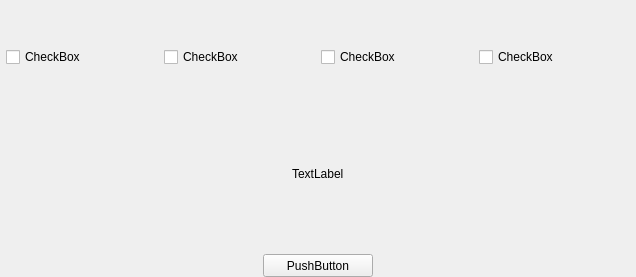
<?xml version="1.0" encoding="UTF-8"?>
<ui version="4.0">
 <class>ACProgrammerTestDlg</class>
 <widget class="QWidget" name="ACProgrammerTestDlg">
  <property name="geometry">
   <rect>
    <x>0</x>
    <y>0</y>
    <width>636</width>
    <height>277</height>
   </rect>
  </property>
  <property name="windowTitle">
   <string>ACProgrammerTestDlg</string>
  </property>
  <layout class="QHBoxLayout" name="horizontalLayout">
   <property name="spacing">
    <number>0</number>
   </property>
   <property name="leftMargin">
    <number>0</number>
   </property>
   <property name="topMargin">
    <number>0</number>
   </property>
   <property name="rightMargin">
    <number>0</number>
   </property>
   <property name="bottomMargin">
    <number>0</number>
   </property>
   <item>
    <widget class="QWidget" name="backgroundWidget" native="true">
     <layout class="QVBoxLayout" name="verticalLayout_2" stretch="0,0,0,0">
      <property name="spacing">
       <number>3</number>
      </property>
      <property name="leftMargin">
       <number>0</number>
      </property>
      <property name="topMargin">
       <number>0</number>
      </property>
      <property name="rightMargin">
       <number>0</number>
      </property>
      <property name="bottomMargin">
       <number>0</number>
      </property>
      <item>
       <widget class="QWidget" name="widget_2" native="true">
        <property name="minimumSize">
         <size>
          <width>0</width>
          <height>100</height>
         </size>
        </property>
        <layout class="QVBoxLayout" name="verticalLayout">
         <property name="leftMargin">
          <number>6</number>
         </property>
         <property name="topMargin">
          <number>0</number>
         </property>
         <property name="rightMargin">
          <number>6</number>
         </property>
         <property name="bottomMargin">
          <number>0</number>
         </property>
         <item>
          <layout class="QGridLayout" name="gridLayout" columnstretch="0,0,0,0">
           <item row="0" column="3">
            <widget class="QCheckBox" name="DPS_Check">
             <property name="text">
              <string>CheckBox</string>
             </property>
            </widget>
           </item>
           <item row="0" column="1">
            <widget class="QCheckBox" name="SPIFlash_Check">
             <property name="text">
              <string>CheckBox</string>
             </property>
            </widget>
           </item>
           <item row="0" column="0">
            <widget class="QCheckBox" name="DDR_Check">
             <property name="text">
              <string>CheckBox</string>
             </property>
            </widget>
           </item>
           <item row="0" column="2">
            <widget class="QCheckBox" name="SSD_Check">
             <property name="text">
              <string>CheckBox</string>
             </property>
            </widget>
           </item>
          </layout>
         </item>
        </layout>
       </widget>
      </item>
      <item>
       <layout class="QHBoxLayout" name="horizontalLayout_4">
        <property name="spacing">
         <number>15</number>
        </property>
        <item>
         <spacer name="horizontalSpacer_4">
          <property name="orientation">
           <enum>Qt::Horizontal</enum>
          </property>
          <property name="sizeHint" stdset="0">
           <size>
            <width>40</width>
            <height>20</height>
           </size>
          </property>
         </spacer>
        </item>
        <item>
         <widget class="QLabel" name="tipLabel">
          <property name="text">
           <string>TextLabel</string>
          </property>
         </widget>
        </item>
        <item>
         <spacer name="horizontalSpacer_5">
          <property name="orientation">
           <enum>Qt::Horizontal</enum>
          </property>
          <property name="sizeHint" stdset="0">
           <size>
            <width>40</width>
            <height>20</height>
           </size>
          </property>
         </spacer>
        </item>
       </layout>
      </item>
      <item>
       <spacer name="verticalSpacer">
        <property name="orientation">
         <enum>Qt::Vertical</enum>
        </property>
        <property name="sizeType">
         <enum>QSizePolicy::Fixed</enum>
        </property>
        <property name="sizeHint" stdset="0">
         <size>
          <width>20</width>
          <height>20</height>
         </size>
        </property>
       </spacer>
      </item>
      <item>
       <layout class="QHBoxLayout" name="horizontalLayout_3">
        <property name="spacing">
         <number>15</number>
        </property>
        <item>
         <spacer name="horizontalSpacer_2">
          <property name="orientation">
           <enum>Qt::Horizontal</enum>
          </property>
          <property name="sizeHint" stdset="0">
           <size>
            <width>40</width>
            <height>20</height>
           </size>
          </property>
         </spacer>
        </item>
        <item>
         <widget class="QPushButton" name="testButton">
          <property name="minimumSize">
           <size>
            <width>110</width>
            <height>23</height>
           </size>
          </property>
          <property name="maximumSize">
           <size>
            <width>110</width>
            <height>23</height>
           </size>
          </property>
          <property name="text">
           <string>PushButton</string>
          </property>
         </widget>
        </item>
        <item>
         <spacer name="horizontalSpacer_3">
          <property name="orientation">
           <enum>Qt::Horizontal</enum>
          </property>
          <property name="sizeHint" stdset="0">
           <size>
            <width>40</width>
            <height>20</height>
           </size>
          </property>
         </spacer>
        </item>
       </layout>
      </item>
     </layout>
    </widget>
   </item>
  </layout>
 </widget>
 <layoutdefault spacing="6" margin="11"/>
 <resources/>
 <connections/>
</ui>
